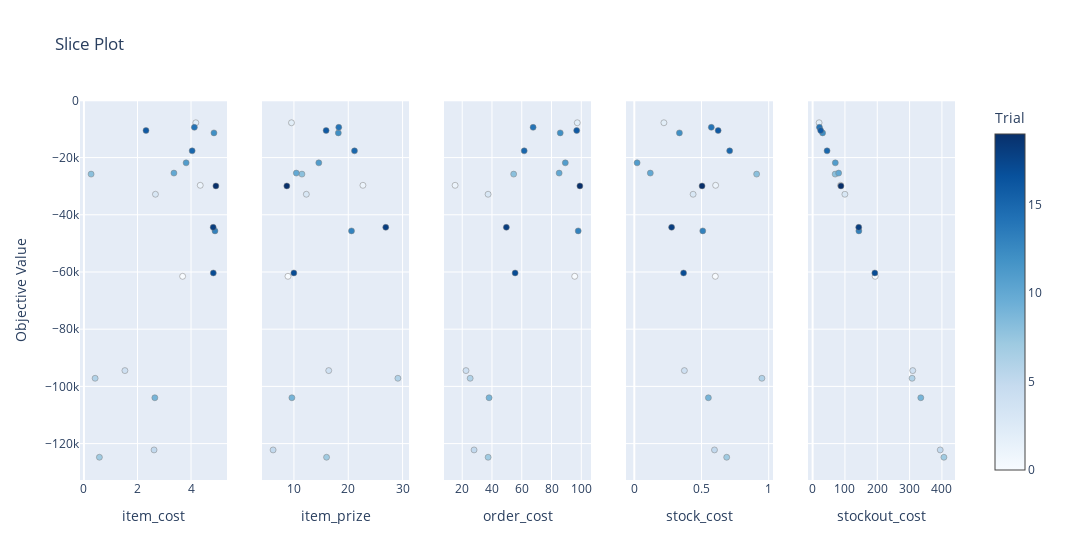

The code cell stored with this chart in its notebook:
### Markdown cell above
**Slice Plot**

This plot visualizes the objective value across the range of each hyperparameter, helping understand how each parameter influences the outcome.

### Code cell
from optuna.visualization import plot_slice

fig = plot_slice(study)
fig.show()

### Figure 1 — Plotly figure (JSON) as saved in the notebook; plotly's stock layout.template omitted (floating-point values rounded to 4 significant figures)
{"data": [{"marker": {"color": [0, 1, 2, 3, 4, 5, 6, 7, 8, 9, 10, 11, 12, 13, 14, 15, 16, 17, 18, 19], "colorbar": {"title": {"text": "Trial"}, "x": 1, "xpad": 40}, "colorscale": [[0, "rgb(247,251,255)"], [0.125, "rgb(222,235,247)"], [0.25, "rgb(198,219,239)"], [0.375, "rgb(158,202,225)"], [0.5, "rgb(107,174,214)"], [0.625, "rgb(66,146,198)"], [0.75, "rgb(33,113,181)"], [0.875, "rgb(8,81,156)"], [1, "rgb(8,48,107)"]], "line": {"color": "Grey", "width": 0.5}, "showscale": true}, "mode": "markers", "name": "Feasible Trial", "showlegend": false, "type": "scatter", "x": [3.687, 4.344, 4.179, 2.671, 1.532, 2.62, 0.4188, 0.5786, 0.2685, 2.648, 3.361, 3.816, 4.856, 4.894, 4.125, 4.042, 2.319, 4.832, 4.827, 4.929], "xaxis": "x", "y": [-61510.0, -29700.0, -7826.0, -32830.0, -94480.0, -122200.0, -97170.0, -124800.0, -25790.0, -104000.0, -25420.0, -21840.0, -11370.0, -45630.0, -9429.0, -17650.0, -10540.0, -60340.0, -44380.0, -29910.0], "yaxis": "y"}, {"marker": {"color": [0, 1, 2, 3, 4, 5, 6, 7, 8, 9, 10, 11, 12, 13, 14, 15, 16, 17, 18, 19], "colorbar": {"title": {"text": "Trial"}, "x": 1, "xpad": 40}, "colorscale": [[0, "rgb(247,251,255)"], [0.125, "rgb(222,235,247)"], [0.25, "rgb(198,219,239)"], [0.375, "rgb(158,202,225)"], [0.5, "rgb(107,174,214)"], [0.625, "rgb(66,146,198)"], [0.75, "rgb(33,113,181)"], [0.875, "rgb(8,81,156)"], [1, "rgb(8,48,107)"]], "line": {"color": "Grey", "width": 0.5}, "showscale": false}, "mode": "markers", "name": "Feasible Trial", "showlegend": false, "type": "scatter", "x": [8.9, 22.7, 9.546, 12.28, 16.4, 6.161, 29.14, 16.0, 11.47, 9.621, 10.44, 14.58, 18.17, 20.6, 18.26, 21.15, 15.92, 9.983, 26.91, 8.69], "xaxis": "x2", "y": [-61510.0, -29700.0, -7826.0, -32830.0, -94480.0, -122200.0, -97170.0, -124800.0, -25790.0, -104000.0, -25420.0, -21840.0, -11370.0, -45630.0, -9429.0, -17650.0, -10540.0, -60340.0, -44380.0, -29910.0], "yaxis": "y2"}, {"marker": {"color": [0, 1, 2, 3, 4, 5, 6, 7, 8, 9, 10, 11, 12, 13, 14, 15, 16, 17, 18, 19], "colorbar": {"title": {"text": "Trial"}, "x": 1, "xpad": 40}, "colorscale": [[0, "rgb(247,251,255)"], [0.125, "rgb(222,235,247)"], [0.25, "rgb(198,219,239)"], [0.375, "rgb(158,202,225)"], [0.5, "rgb(107,174,214)"], [0.625, "rgb(66,146,198)"], [0.75, "rgb(33,113,181)"], [0.875, "rgb(8,81,156)"], [1, "rgb(8,48,107)"]], "line": {"color": "Grey", "width": 0.5}, "showscale": false}, "mode": "markers", "name": "Feasible Trial", "showlegend": false, "type": "scatter", "x": [95.56, 15.23, 97.29, 37.38, 22.55, 27.97, 25.35, 37.42, 54.57, 38.05, 85.11, 89.25, 85.84, 97.91, 67.62, 61.64, 96.9, 55.54, 49.65, 99.05], "xaxis": "x3", "y": [-61510.0, -29700.0, -7826.0, -32830.0, -94480.0, -122200.0, -97170.0, -124800.0, -25790.0, -104000.0, -25420.0, -21840.0, -11370.0, -45630.0, -9429.0, -17650.0, -10540.0, -60340.0, -44380.0, -29910.0], "yaxis": "y3"}, {"marker": {"color": [0, 1, 2, 3, 4, 5, 6, 7, 8, 9, 10, 11, 12, 13, 14, 15, 16, 17, 18, 19], "colorbar": {"title": {"text": "Trial"}, "x": 1, "xpad": 40}, "colorscale": [[0, "rgb(247,251,255)"], [0.125, "rgb(222,235,247)"], [0.25, "rgb(198,219,239)"], [0.375, "rgb(158,202,225)"], [0.5, "rgb(107,174,214)"], [0.625, "rgb(66,146,198)"], [0.75, "rgb(33,113,181)"], [0.875, "rgb(8,81,156)"], [1, "rgb(8,48,107)"]], "line": {"color": "Grey", "width": 0.5}, "showscale": false}, "mode": "markers", "name": "Feasible Trial", "showlegend": false, "type": "scatter", "x": [0.6027, 0.6051, 0.2202, 0.4376, 0.3727, 0.5965, 0.9494, 0.6874, 0.9102, 0.5512, 0.119, 0.02082, 0.3356, 0.5094, 0.5731, 0.7095, 0.6239, 0.3666, 0.2777, 0.5041], "xaxis": "x4", "y": [-61510.0, -29700.0, -7826.0, -32830.0, -94480.0, -122200.0, -97170.0, -124800.0, -25790.0, -104000.0, -25420.0, -21840.0, -11370.0, -45630.0, -9429.0, -17650.0, -10540.0, -60340.0, -44380.0, -29910.0], "yaxis": "y4"}, {"marker": {"color": [0, 1, 2, 3, 4, 5, 6, 7, 8, 9, 10, 11, 12, 13, 14, 15, 16, 17, 18, 19], "colorbar": {"title": {"text": "Trial"}, "x": 1, "xpad": 40}, "colorscale": [[0, "rgb(247,251,255)"], [0.125, "rgb(222,235,247)"], [0.25, "rgb(198,219,239)"], [0.375, "rgb(158,202,225)"], [0.5, "rgb(107,174,214)"], [0.625, "rgb(66,146,198)"], [0.75, "rgb(33,113,181)"], [0.875, "rgb(8,81,156)"], [1, "rgb(8,48,107)"]], "line": {"color": "Grey", "width": 0.5}, "showscale": false}, "mode": "markers", "name": "Feasible Trial", "showlegend": false, "type": "scatter", "x": [193.5, 86.44, 20.09, 99.87, 309.8, 394.7, 307.7, 406.1, 69.8, 334.6, 80.56, 70.18, 30.97, 143.1, 21.14, 44.72, 24.99, 192.5, 142.6, 87.68], "xaxis": "x5", "y": [-61510.0, -29700.0, -7826.0, -32830.0, -94480.0, -122200.0, -97170.0, -124800.0, -25790.0, -104000.0, -25420.0, -21840.0, -11370.0, -45630.0, -9429.0, -17650.0, -10540.0, -60340.0, -44380.0, -29910.0], "yaxis": "y5"}], "layout": {"title": {"text": "Slice Plot"}, "width": 1500, "xaxis": {"anchor": "y", "domain": [0, 0.168], "title": {"text": "item_cost"}}, "xaxis2": {"anchor": "y2", "domain": [0.208, 0.376], "title": {"text": "item_prize"}}, "xaxis3": {"anchor": "y3", "domain": [0.416, 0.584], "title": {"text": "order_cost"}}, "xaxis4": {"anchor": "y4", "domain": [0.624, 0.792], "title": {"text": "stock_cost"}}, "xaxis5": {"anchor": "y5", "domain": [0.832, 1], "title": {"text": "stockout_cost"}}, "yaxis": {"anchor": "x", "domain": [0, 1], "title": {"text": "Objective Value"}}, "yaxis2": {"anchor": "x2", "domain": [0, 1], "matches": "y", "showticklabels": false}, "yaxis3": {"anchor": "x3", "domain": [0, 1], "matches": "y", "showticklabels": false}, "yaxis4": {"anchor": "x4", "domain": [0, 1], "matches": "y", "showticklabels": false}, "yaxis5": {"anchor": "x5", "domain": [0, 1], "matches": "y", "showticklabels": false}}}
